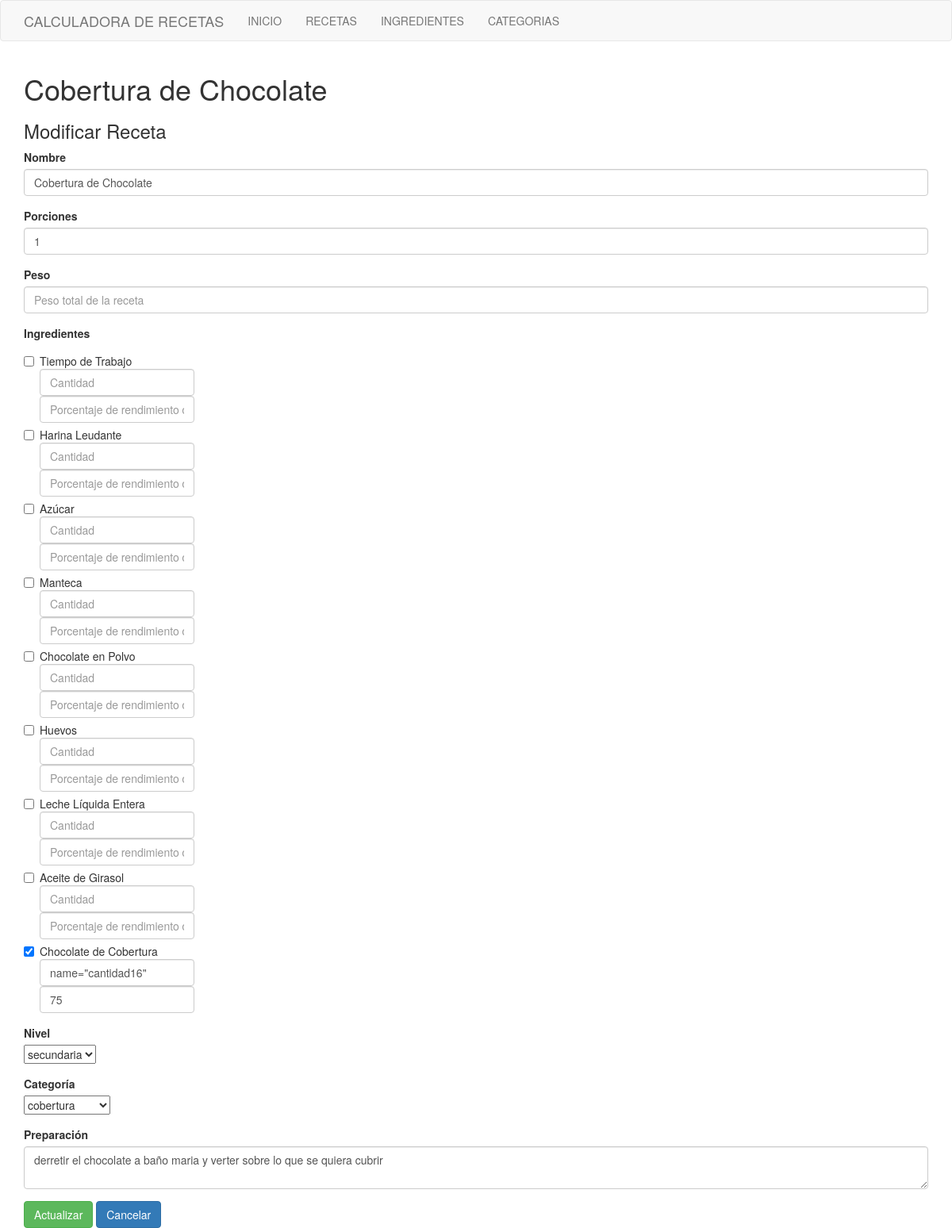
The app's page /modif_receta.php?id=2 with its own data.
### tables this page shows
CREATE TABLE `receta` (
  `id_receta` mediumint(4) UNSIGNED NOT NULL,
  `receta` varchar(50) NOT NULL,
  `porciones` tinyint(2) DEFAULT NULL,
  `peso` smallint(5) UNSIGNED DEFAULT NULL,
  `preparacion` text DEFAULT NULL,
  `id_categoria` tinyint(2) UNSIGNED DEFAULT NULL,
  `id_nivel` tinyint(2) UNSIGNED DEFAULT NULL
);

CREATE TABLE `ingrediente` (
  `id_ingrediente` mediumint(4) UNSIGNED NOT NULL,
  `ingrediente` varchar(30) NOT NULL,
  `id_medida` tinyint(3) UNSIGNED NOT NULL,
  `costo_unidad` float(4,2) UNSIGNED NOT NULL
);

CREATE TABLE `receta_ingredientes` (
  `id_receta` mediumint(4) UNSIGNED NOT NULL,
  `id_ingrediente` mediumint(4) UNSIGNED NOT NULL,
  `cantidad` mediumint(4) UNSIGNED DEFAULT NULL,
  `rendimiento` tinyint(3) UNSIGNED NOT NULL COMMENT 'porcentaje de rendimiento'
);

CREATE TABLE `nivel_receta` (
  `id_nivel` tinyint(2) UNSIGNED NOT NULL,
  `nivel` varchar(10) DEFAULT NULL COMMENT 'las recetas secundarias son las que se adicionan a las recetas primarias'
);

CREATE TABLE `categoria` (
  `id_categoria` tinyint(2) UNSIGNED NOT NULL,
  `categoria` varchar(20) NOT NULL
);

### connection.php (called while the page is built, shortened)
<?php
function connect(){
	return new mysqli("localhost","root","","calculadora_recetas");
}
function get_ingredientes(){
	$con = connect();
	$sql = "select * from ingrediente";
	$query  =$con->query($sql);
	$data =  array();
	if($query){
		while($r = $query->fetch_object()){
			$data[] = $r;
		}
	}
	return $data;
}
function get_receta_ingredientes($id){
	$con = connect();
	$sql = "select * from receta_ingredientes where id_receta=".$id;
	$query  =$con->query($sql);
	$data =  array();
	if($query){
		while($r = $query->fetch_object()){
			$data[] = $r;
		}
	}
	return $data;
}
function get_receta($id){
	$con = connect();
	$sql = "select * from receta where id_receta=".$id;
	$query  =$con->query($sql);
	$data =  null;
	if($query){
		while($r = $query->fetch_object()){
			$data = $r;
			break;
		}
	}
	return $data;
}
function get_categoria($id){
	$con = connect();
	$sql = "select * from categoria where id_categoria=".$id;
	$query  =$con->query($sql);
	$data =  null;
	if($query){
		while($r = $query->fetch_object()){
			$data = $r;
			break;
		}
	}
	return $data;
}
function get_categorias(){
	$con = connect();
	$sql = "select * from categoria";
	$query  =$con->query($sql);
	$data =  array();
	if($query){
		while($r = $query->fetch_object()){
			$data[] = $r;
		}
	}
	return $data;
}
function get_niveles(){
	$con = connect();
	$sql = "select * from nivel_receta";
	$query  =$con->query($sql);
	$data =  array();
	if($query){
		while($r = $query->fetch_object()){
			$data[] = $r;
		}
	}
	return $data;
}
function get_nivel($id){
	$con = connect();
	$sql = "select * from nivel_receta where id_nivel=".$id;
	$query  =$con->query($sql);
	$data =  null;
	if($query){
		while($r = $query->fetch_object()){
			$data = $r;
			break;
		}
	}
	return $data;
}

### modif_receta.php (the view, shortened to what this page needs)
<!DOCTYPE html>
<html lang="es">
<head>
	<link rel="stylesheet" type="text/css" href="bootstrap/css/bootstrap.min.css">
</head>
<body>
  <?php
    include "navbar.php";
    include "connection.php";
  ?>
  <?php
    $post = get_receta($_GET["id"]);
    $post_ingredientes = get_receta_ingredientes($_GET["id"]);
  ?>
  <div class="container">
  	<div class="row">
  		<div class="col-md-12">
  			<h1><?php echo $post->receta; ?></h1>
        <h3>Modificar Receta</h3>
        <form method="post" action="./actualizar_receta.php">
          <div class="form-group">
            <label for="receta">Nombre</label>
            <input type="text" id="receta" class="form-control" value="<?php echo $post->receta; ?>" name="receta" placeholder="Nombre de la Receta">
          </div>
          <div class="form-group">
            <label for="receta">Porciones</label>
            <input type="integer" id="porciones" class="form-control" value="<?php echo $post->porciones; ?>" name="porciones" placeholder="Porciones que rinde la receta">
          </div>
          <div class="form-group">
            <label for="receta">Peso</label>
            <input type="integer" id="peso" class="form-control" value="<?php echo $post->peso; ?>" name="peso" placeholder="Peso total de la receta">
          </div>
          <div class="form-group">
            <label for="description">Ingredientes</label>
            <?php
              $ingredientes = get_ingredientes();
            ?>
            <?php if(count($ingredientes)>0):?>
              <?php foreach($ingredientes as $d):
                $encontrado = false;
                foreach($post_ingredientes as $pc){
                  if($pc->id_ingrediente==$d->id_ingrediente){
                    $g=$pc;
                    $encontrado = true;
                  break;
                  }
                }
              ?>
                <div class="checkbox">
                  <label>
                    <input type="checkbox" name="ingrediente_<?php echo $d->id_ingrediente; ?>"<?php if($encontrado){ echo "checked"; }?>> <?php echo $d->ingrediente; ?>
                    <input type="text" id="cantidad" class="form-control" <?php if ($pc->id_ingrediente==$d->id_ingrediente){echo "value=".$g->cantidad;} ?> name="cantidad<?php echo $d->id_ingrediente; ?>" placeholder="Cantidad">
                    <input type="text" id="rendimiento" class="form-control" <?php if ($pc->id_ingrediente==$d->id_ingrediente){echo "value=".$g->rendimiento;} ?> name="rendimiento<?php echo $d->id_ingrediente; ?>" placeholder="Porcentaje de rendimiento del ingrediente para esta receta">
                  </label>
                </div>
              <?php endforeach; ?>
            <?php endif; ?>
          </div>
          <div class="form-group">
            <label for="description">Nivel</label><br>
            <?php
              $n = get_nivel($post->id_nivel);
              $nivel = get_niveles();
            ?>
            <?php if(count($nivel)>0):?>
              <select name="nivel">
                <option value="<?php echo $post->id_nivel; ?>"><?php echo $n->nivel; ?></option>
	  		      </select>
            <?php endif; ?>
          </div>
          <div class="form-group">
            <label for="description">Categoría</label><br>
            <?php
              $c = get_categoria($post->id_categoria);
              $categoria = get_categorias();
            ?>
            <?php if(count($categoria)>0):?>
              <select name="categoria">
                <option value="<?php echo $post->id_categoria; ?>"><?php echo $c->categoria; ?></option>
	  		      </select>
            <?php endif; ?>
          </div>
          <div class="form-group">
            <label for="Preparacion">Preparación</label>
            <textarea class="form-control" name="preparacion" id="preparacion" value="<?php echo $post->receta; ?>" placeholder="Describa la preparacion de la receta"><?php echo $post->preparacion; ?></textarea>
          </div>
          <button type="submit" class="btn btn-success">Actualizar</button>
          <a href="./recetas.php" class='btn btn-primary'>Cancelar</a>
        </form>
  		</div>
	  </div>
  </div>
</body>
</html>

### records on screen
receta: receta "Cobertura de Chocolate", porciones "1", preparacion "derretir el chocolate a baño maria y verter sobre lo que se quiera cubrir"
ingrediente: ingrediente "Tiempo de Trabajo"
receta_ingredientes: id_ingrediente "☑", id_ingrediente.id_ingrediente "name=\"cantidad16\"", rendimiento "75"
ingrediente: ingrediente "Harina Leudante"
ingrediente: ingrediente "Azúcar"
ingrediente: ingrediente "Manteca"
ingrediente: ingrediente "Chocolate en Polvo"
ingrediente: ingrediente "Huevos"
ingrediente: ingrediente "Leche Líquida Entera"
ingrediente: ingrediente "Aceite de Girasol"
ingrediente: ingrediente "Chocolate de Cobertura"
nivel_receta: nivel "secundaria"
categoria: categoria "cobertura"
